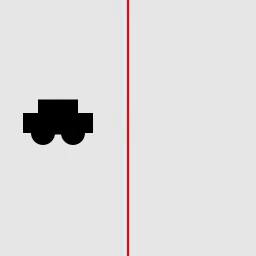
#> input picture frame 24 of homework/results/car.mp4, 256 x 256 px
$ python regen_tracking.py
#> lines starting #> are read from the running program, lines starting #| are printed output that depends on the picture
import cv2 as cv
import numpy as np

# ничего страшного тут нет!

cap = cv.VideoCapture('car.mp4')
# parameters for ShiTomasi corner detection
feature_params = dict(maxCorners=5,
                      qualityLevel=0.3,
                      minDistance=4,
                      blockSize=4)
# parameters for LucasKanade optical flow
lk_params = dict(winSize=(5, 5),
                 maxLevel=2,
                 criteria=(cv.TERM_CRITERIA_EPS | cv.TERM_CRITERIA_COUNT, 10, 0.03))

ret, first_frame = cap.read()  # read frame
#> first_frame is the input picture: shape (256, 256, 3); mean B, G, R 219.8, 219.8, 221.3
old_gray = cv.cvtColor(first_frame, cv.COLOR_BGR2GRAY)
corners = cv.goodFeaturesToTrack(old_gray, mask=None, **feature_params)  # corners coords
#> corners = [[24, 132], [24, 114], [37, 112], [79, 112], [92, 114]]
original_feature_number = len(corners)
#> original_feature_number = 5

fourcc = cv.VideoWriter_fourcc(*'MJPG')  # codec
out = cv.VideoWriter('car_track_regen.avi', fourcc, 20.0, (int(cap.get(3)), int(cap.get(4))))

while 1:
    ret, frame = cap.read()  # ret == 1 if next frame exist
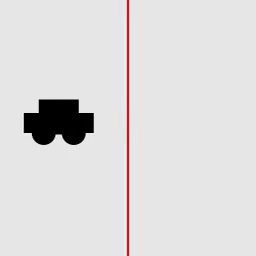
#> input picture frame 25 of homework/results/car.mp4, 256 x 256 px
#> frame is the input picture: shape (256, 256, 3); mean B, G, R 219.8, 219.8, 221.3
    frame_gray = cv.cvtColor(frame, cv.COLOR_BGR2GRAY)
    # calculate optical flow
    # nextPts == new coords of corner features
    # status == 1 if feature has been found (tracked)
    nextPts, status, err = cv.calcOpticalFlowPyrLK(old_gray, frame_gray, corners, None, **lk_params)
#> nextPts = [[24.79, 132], [24.82, 114], [37.75, 112], [79.74, 112], [92.76, 114]]; status = [1, 1, 1, 1, 1]; err = [12.51, 12.04, 11.45, 10.91, 14.08]

    # Select points with status == 1 (i.e. they've been tracked successfully)
    next_feature_points = nextPts[status == 1]
#> next_feature_points has the same summary as nextPts
    prev_feature_points = corners[status == 1]
#> prev_feature_points has the same summary as corners

    # тут начинается самое интересное
    '''Как можно заметить на видео без регенерации, не все точки могут преодалеть препятствие
    (для понимания причин читать про методы отслеживания оптического потока).
    Такие точки упираюстя в полоску и почти не меняют свою координату х. Это можно детектировать.'''

    '''Учитывая, что все характерные точки принадлежат отслеживаемому объекту, они все должны двигаться вместе с ним.
    А это в свою очередь значит, что если двигается хоть одна точка (но лучше опираться на бОльшее количество),
    то должны двигаться и остальные, даже те, что по какой-то причине застряли на своей координате х.
    '''
    total_shift = 0
    regen_flag = False
    wrong_feature_number = 0
    bad_feature_count = 0

    # считаем среднее перемещение для всех точек, даже если какие-то точки застряли
    for i in range(len(next_feature_points)):
        total_shift += next_feature_points[i][0] - corners[i][0][0]
#> this loop made 5 passes
#> total_shift on passes 1 to 5: 0.792, 1.61, 2.36, 3.1, 3.86
#> after the loop, total_shift = 3.86
    avg_shift = total_shift / len(next_feature_points)
#> avg_shift = 0.771

    # считаем, сколько точек переместились меньше, чем положено (с коэффициентом можно поиграться, debug в помощь)
    for i in range(len(next_feature_points)):
        if next_feature_points[i][0] - corners[i][0][0] < 0.6 * avg_shift:
            bad_feature_count += 1

        '''Дальше узнав, сколько точек двигалось, а сколько нет, можно найти перемещение каждой из точек.
        Помним, что застрявшие точки ПОЧТИ не портят средний показатель перемещения, значит new_avg_shift - это
        перемещение каждой НЕзастрявшей точки. Однако вот это ПОЧТИ выливается в коэффициент 0.8. Играемся...'''
        # сдвиг     = суммарный сдвиг / (кол-во всех точек - нахлебники)
        new_avg_shift = total_shift / (len(next_feature_points) - bad_feature_count)

        if next_feature_points[i][0] - corners[i][0][0] < 0.6 * new_avg_shift:
            next_feature_points[i][0] += new_avg_shift * 0.8

        '''В самом неприятном случае точки могут теряться (перестают отслеживается, status == 0), тогда генерим заново,
        причем столько, сколько потерялось. В моем случае у объекта всегда будут 5 характерных точек (углов), как
        видно в параметрах ShiTomasi corner detection (feature_params)'''
        if len(next_feature_points) < original_feature_number - 1 and not regen_flag:
            feature_params = dict(maxCorners=original_feature_number - len(next_feature_points),
                                  qualityLevel=0.3,
                                  minDistance=5,
                                  blockSize=5)
            new_corners = cv.goodFeaturesToTrack(frame_gray, mask=None, **feature_params)
            new_points = np.append(next_feature_points, new_corners)
            regen_flag = True
#> this loop made 5 passes
#> after the loop, bad_feature_count = 0; feature_params = {'maxCorners': 5, 'qualityLevel': 0.3, 'minDistance': 4, 'blockSize': 4}; regen_flag = False

    # draw the tracks
    for i, new in enumerate(prev_feature_points):
        x, y = new.ravel()
        frame = cv.circle(frame, (x, y), 4, (255, 0, 0), -1)
#> this loop made 5 passes
#> pass 2, `frame = cv.circle(frame, (x, y), 4, (255, 0, 0), -1)`:
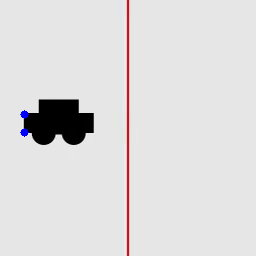
#> frame: shape (256, 256, 3); mean B, G, R 220, 219.6, 221.1
#> after the loop:
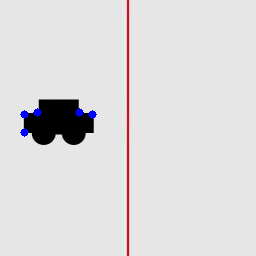
#> frame: shape (256, 256, 3); mean B, G, R 220.4, 219.4, 220.9
    cv.imshow('frame', frame)
    if ret:
        out.write(frame)
    k = cv.waitKey(30) & 0xff
#> (key Esc is pressed here)
    if k == 27:
        break
    # update  prev frame and prev points
    old_gray = frame_gray.copy()
    corners = next_feature_points.reshape(-1, 1, 2)
    if regen_flag:
        corners = new_points.reshape(-1, 1, 2)

#> (the run stopped early here; a loop or call above may not have finished)

$ run again, starting later in the video
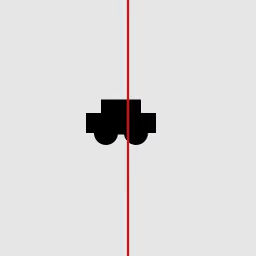
#> input picture frame 108 of homework/results/car.mp4, 256 x 256 px
#> first_frame is the input picture: shape (256, 256, 3); mean B, G, R 220.2, 220.1, 221.7
#> corners = [[87, 132], [100, 112], [87, 114], [155, 114], [155, 132]]
#> original_feature_number = 5
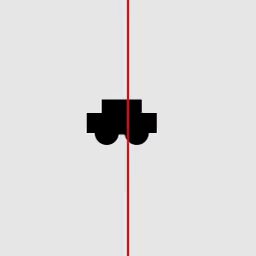
#> input picture frame 109 of homework/results/car.mp4, 256 x 256 px
#> frame is the input picture: shape (256, 256, 3); mean B, G, R 220.2, 220.1, 221.7
#> nextPts = [[87.76, 132], [100.8, 112], [87.74, 114], [155.8, 114], [155.7, 132]]; status = [1, 1, 1, 1, 1]; err = [11.71, 12.25, 15.26, 14.79, 10.84]
#> next_feature_points has the same summary as nextPts
#> prev_feature_points has the same summary as corners
#> the loop `for i in range(len(next_feature_points)):` made 5 passes
#> total_shift on passes 1 to 5: 0.761, 1.53, 2.28, 3.05, 3.76
#> after the loop `for i in range(len(next_feature_points)):`: total_shift = 3.76
#> avg_shift = 0.752
#> the loop `for i in range(len(next_feature_points)):` made 5 passes
#> after the loop `for i in range(len(next_feature_points)):`: bad_feature_count = 0; feature_params = {'maxCorners': 5, 'qualityLevel': 0.3, 'minDistance': 4, 'blockSize': 4}; regen_flag = False
#> the loop `for i, new in enumerate(prev_feature_points):` made 5 passes
#> after the loop `for i, new in enumerate(prev_feature_points):`:
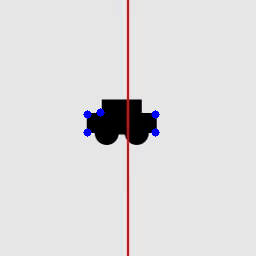
#> frame: shape (256, 256, 3); mean B, G, R 220.7, 219.6, 221.2

$ run again, starting later in the video
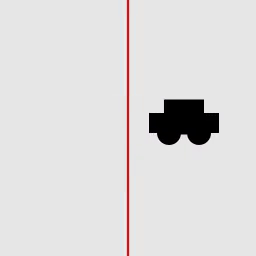
#> input picture frame 192 of homework/results/car.mp4, 256 x 256 px
#> first_frame is the input picture: shape (256, 256, 3); mean B, G, R 219.8, 219.8, 221.3
#> corners = [[150, 114], [218, 114], [205, 112], [150, 132], [163, 112]]
#> original_feature_number = 5
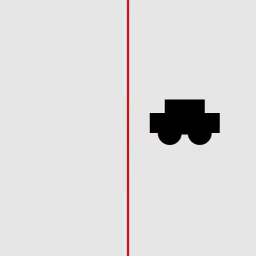
#> input picture frame 193 of homework/results/car.mp4, 256 x 256 px
#> frame is the input picture: shape (256, 256, 3); mean B, G, R 219.9, 219.8, 221.3
#> nextPts = [[150.7, 114], [218.8, 114], [205.7, 112], [150.8, 132], [163.8, 112]]; status = [1, 1, 1, 1, 1]; err = [16.46, 14.61, 11.33, 12.45, 12.23]
#> next_feature_points has the same summary as nextPts
#> prev_feature_points has the same summary as corners
#> the loop `for i in range(len(next_feature_points)):` made 5 passes
#> total_shift on passes 1 to 5: 0.735, 1.5, 2.24, 2.99, 3.75
#> after the loop `for i in range(len(next_feature_points)):`: total_shift = 3.75
#> avg_shift = 0.75
#> the loop `for i in range(len(next_feature_points)):` made 5 passes
#> after the loop `for i in range(len(next_feature_points)):`: bad_feature_count = 0; feature_params = {'maxCorners': 5, 'qualityLevel': 0.3, 'minDistance': 4, 'blockSize': 4}; regen_flag = False
#> the loop `for i, new in enumerate(prev_feature_points):` made 5 passes
#> after the loop `for i, new in enumerate(prev_feature_points):`:
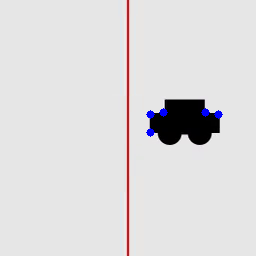
#> frame: shape (256, 256, 3); mean B, G, R 220.4, 219.3, 220.9
